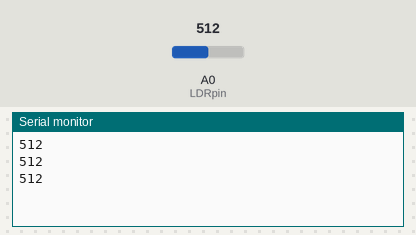
This sketch was run on a simulated ESP8266 (NodeMCU). Shown: the last lines printed to the serial monitor. Inputs (shaded band) come from the test bench; at power-on: A0 (LDRpin) = 512. WiFi joins after 1.5 s; servers stay silent unless stated.

Above: at 2.2 s.
2.3 s: A0 (LDRpin) set to 716
At 2.86 s:
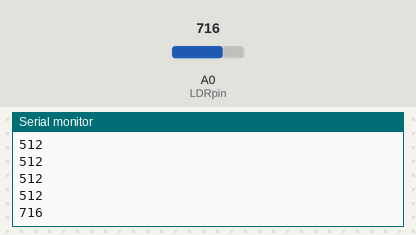
3.8 s: A0 (LDRpin) set to 900
At 4.06 s:
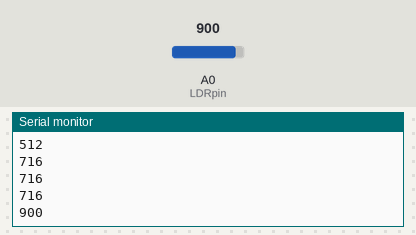
Timing chart, 0 to 6.8 s (numbered marks = the images above; inputs shaded):
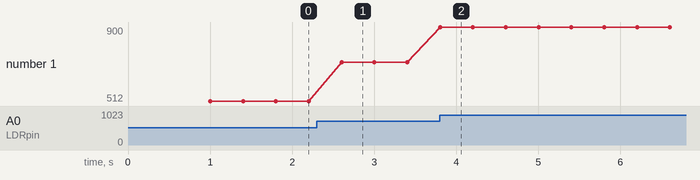

Measured:
- after the input at 2.3 s, the serial monitor: prints a new line after 0.30 s (image 1)
- after the input at 3.8 s, the serial monitor: prints a new line at once (image 2)
- plotted number 1: 512 → 716 after the input at 2.3 s, 716 → 900 after the input at 3.8 s

The sketch:

LED_LDR.ino
```cpp
#include <ESP8266WiFi.h>;
#include <WiFiClient.h>;
#include <ThingSpeak.h>;

const char* ssid = "Codermaker"; //Your Network SSID

const char* password = "babi1pal"; //Your Network Password

int val;
int led2 = D4;
int LDRpin = A0; //LDR Pin Connected at A0 Pin

WiFiClient client;

unsigned long myChannelNumber =1397491; //Your Channel Number (Without Brackets)

const char * myWriteAPIKey = "MDG3OGR1VX53M1PL"; //Your Write API Key

void setup()

{
Serial.begin(115200);

delay(1000);

// Connect to WiFi network
WiFi.begin(ssid, password);
ThingSpeak.begin(client);

}
void loop()
{

val = analogRead(LDRpin); //Read Analog values and Store in val variable
Serial.println(val); //Print on Serial Monitor
ThingSpeak.writeField(myChannelNumber, 1,val, myWriteAPIKey); //Update in ThingSpeak
if(val<100)
{
digitalWrite(led2,HIGH);

}
else
{
digitalWrite(led2,LOW);

}


delay(100);

}
```
